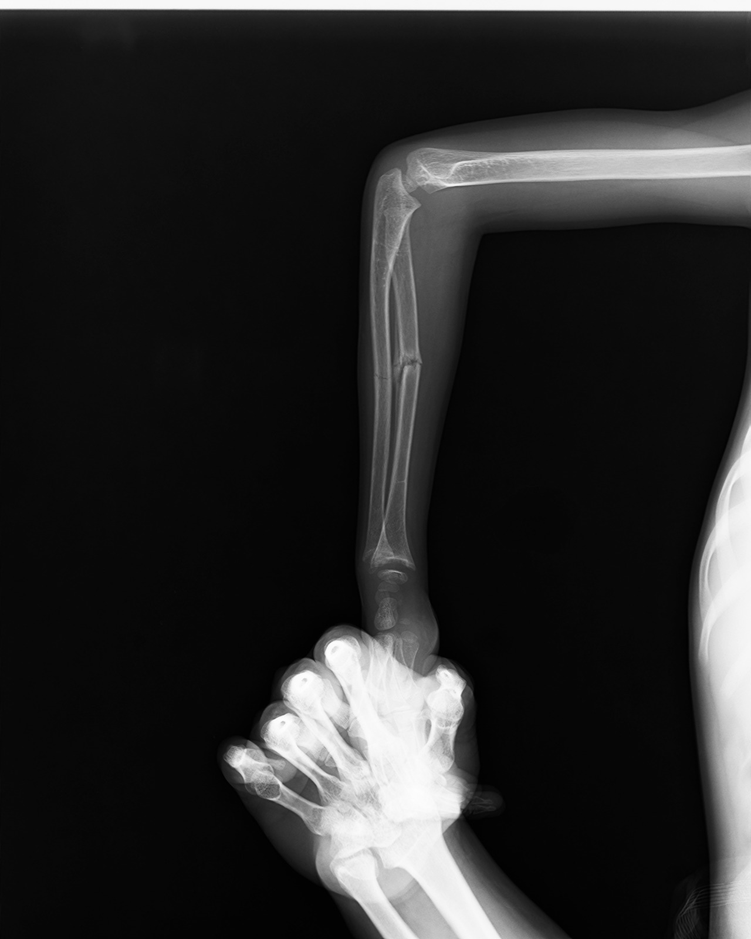
#> input picture ID003-xray_analysis/images/00_original.png, 751 x 939 px, shrunk from 1280 x 1600 before the run
$ python analyze_image.py ../../../../../ID003-xray_analysis/images/00_original.png ../../../../../ID003-xray_analysis/images/00_original.png
#> lines starting #> are read from the running program, lines starting #| are printed output that depends on the picture
import cv2
import numpy as np
from PIL import Image

def analyze_image(input_path, output_dir):
    # Load the original image
    img = cv2.imread(input_path)
#> img is the input picture: shape (939, 751, 3); min 0, max 255, mean 42
    if img is None:
        print(f"Error: Could not load image {input_path}")
        return

    # 01_original.png
    cv2.imwrite(f"{output_dir}/01_original.png", img)

    # 02_grayscale.png
    gray = cv2.cvtColor(img, cv2.COLOR_BGR2GRAY)
    cv2.imwrite(f"{output_dir}/02_grayscale.png", gray)

    # 03_contrast_enhanced.png (CLAHE)
    clahe = cv2.createCLAHE(clipLimit=2.0, tileGridSize=(8, 8))
    contrast_enhanced = clahe.apply(gray)
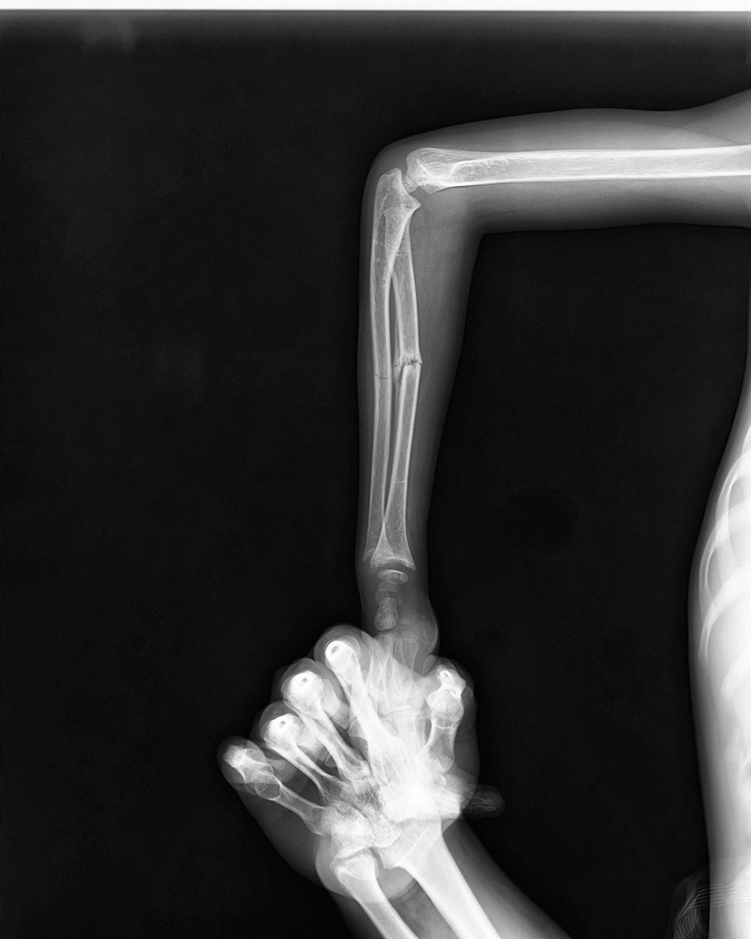
#> contrast_enhanced: shape (939, 751); min 0, max 255, mean 50.1
    cv2.imwrite(f"{output_dir}/03_contrast_enhanced.png", contrast_enhanced)

    # 04_sharpened.png
    kernel = np.array([[-1, -1, -1], [-1, 9, -1], [-1, -1, -1]])
    sharpened = cv2.filter2D(contrast_enhanced, -1, kernel)
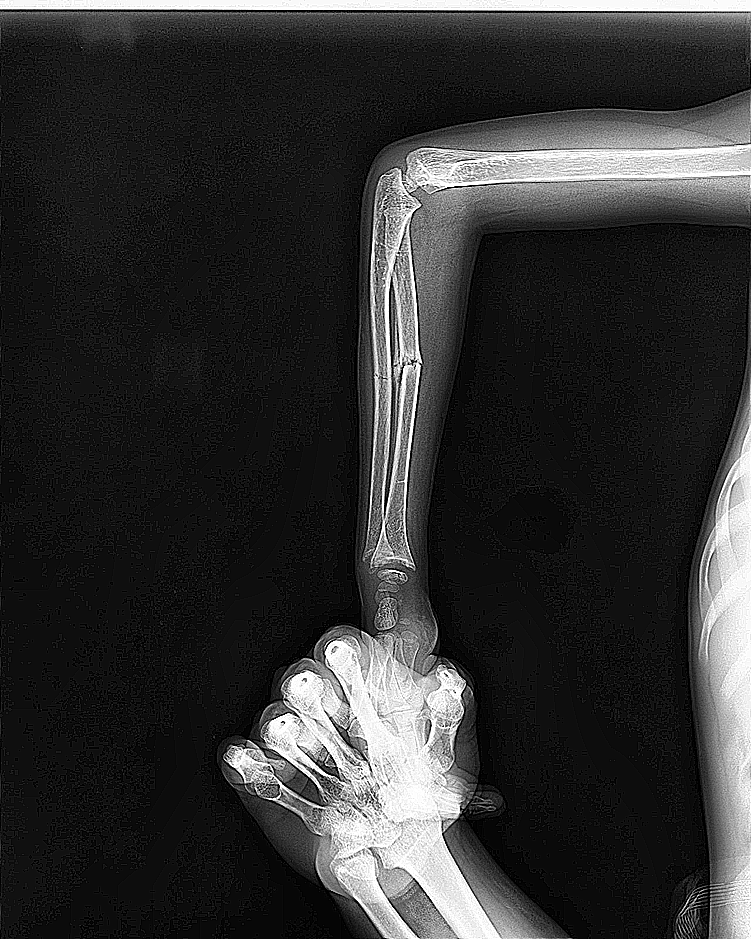
#> sharpened: shape (939, 751); min 0, max 255, mean 50
    cv2.imwrite(f"{output_dir}/04_sharpened.png", sharpened)

    # 05_edge_enhanced.png (Canny edges overlaid or just edges)
    edges = cv2.Canny(contrast_enhanced, 50, 150)
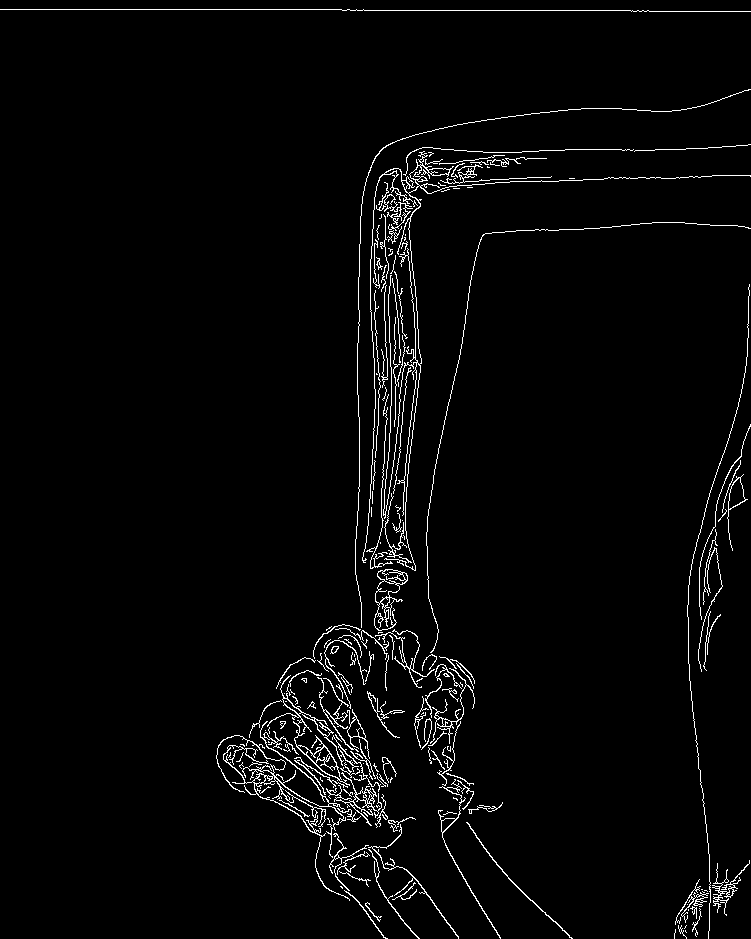
#> edges: shape (939, 751); 2.7% white in thin lines or dots
    # Create an edge image where edges are white on black
    edge_enhanced = cv2.cvtColor(edges, cv2.COLOR_GRAY2BGR)
#> edge_enhanced: shape (939, 751, 3); 2.7% white in thin lines or dots
    cv2.imwrite(f"{output_dir}/05_edge_enhanced.png", edge_enhanced)

    # 06_zoom_region_1.png - Focus on the mid-shaft fracture
    # We'll estimate the area for the mid-shaft based on visual inspection of the original
    # The image is quite large, let's assume standard coordinates or relative
    h, w = gray.shape
#> h = 939; w = 751
    # Mid shaft is roughly in the middle vertically and left-ish horizontally
    # Based on original: fracture is roughly in the middle of the forearm
    # Let's try to find the fracture area more dynamically or just pick a region
    # Manual guess: y from 30% to 50%, x from 40% to 60%
    y_start, y_end = int(h * 0.3), int(h * 0.5)
#> y_start = 281; y_end = 469
    x_start, x_end = int(w * 0.4), int(w * 0.6)
#> x_start = 300; x_end = 450
    zoom1 = img[y_start:y_end, x_start:x_end]
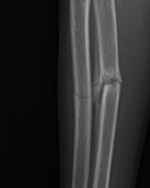
#> zoom1: shape (188, 150, 3); min 1, max 171, mean 43.5
    if zoom1.size > 0:
        cv2.imwrite(f"{output_dir}/06_zoom_region_1.png", zoom1)

    # 07_zoom_region_2.png - Focus on the wrist/distal area
    y_start2, y_end2 = int(h * 0.6), int(h * 0.9)
#> y_start2 = 563; y_end2 = 845
    x_start2, x_end2 = int(w * 0.2), int(w * 0.7)
#> x_start2 = 150; x_end2 = 525
    zoom2 = img[y_start2:y_end2, x_start2:x_end2]
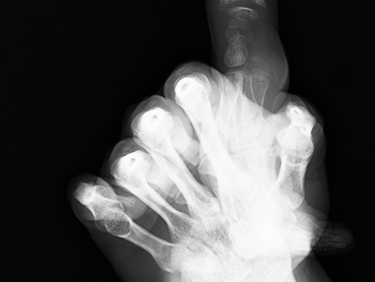
#> zoom2: shape (282, 375, 3); min 0, max 255, mean 81.2
    if zoom2.size > 0:
        cv2.imwrite(f"{output_dir}/07_zoom_region_2.png", zoom2)

if __name__ == "__main__":
    import sys
    if len(sys.argv) < 3:
        print("Usage: python analyze_image.py <input_path> <output_dir>")
    else:
        analyze_image(sys.argv[1], sys.argv[2])
